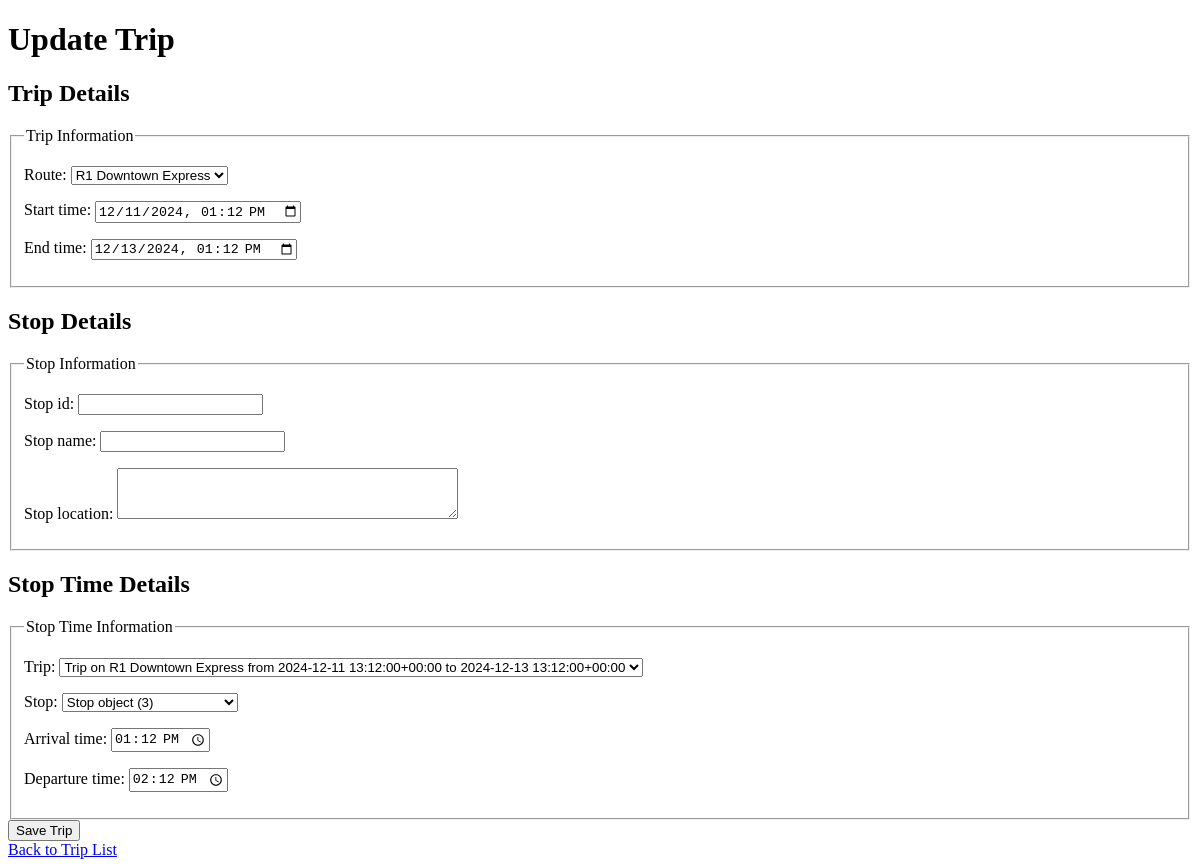
Screenshot of /trip/5/edit/ with the database file from the repository.
### rideshare/models.py (models this page shows, shortened)
class Route(models.Model):
    route_id = models.CharField(max_length=50, primary_key=True)
    agency = models.ForeignKey(Agency, on_delete=models.CASCADE)
    route_long_name = models.CharField(max_length=100)
    def __str__(self):
        return self.route_long_name
    class Meta:
        verbose_name = "Route"
        verbose_name_plural = "Routes"

class Trip(models.Model):
    name = models.CharField(max_length=100, default="Unknown Trip")
    stop = models.ForeignKey('Stop', on_delete=models.CASCADE, null=True, blank=True)
    route = models.ForeignKey('Route', on_delete=models.CASCADE)
    start_time = models.DateTimeField()
    end_time = models.DateTimeField()
    def __str__(self):
        return f"Trip on {self.route.route_long_name} from {self.start_time} to {self.end_time}"

class Stop(models.Model):
    stop_id = models.CharField(max_length=50, primary_key=True)
    stop_name = models.CharField(max_length=100)
    stop_location = models.CharField(max_length=255, null=True, blank=True)  # Add this field if needed

class StopTime(models.Model):
    stop_time_id = models.AutoField(primary_key=True)
    trip = models.ForeignKey(Trip, on_delete=models.CASCADE)
    stop = models.ForeignKey(Stop, on_delete=models.CASCADE)
    arrival_time = models.TimeField(null=True, blank=True)
    departure_time = models.TimeField(null=True, blank=True)

### rideshare/views.py (the view)
# urls.py: path('trip/<int:pk>/edit/', views.update_trip, name='update_trip'),
def update_trip(request, pk):
    trip = get_object_or_404(Trip, pk=pk)  # Retrieve the trip or raise 404 if not found
    stop_time = StopTime.objects.filter(trip=trip).first()  # Get the first StopTime related to the trip
    if request.method == 'POST':
        trip_form = TripForm(request.POST, instance=trip)
        stop_form = StopForm(request.POST, instance=trip.stop)  # Pre-populate the StopForm with existing Stop
        stop_time_form = StopTimeForm(request.POST, instance=stop_time)  # Update StopTime if it exists
        if trip_form.is_valid() and stop_form.is_valid() and stop_time_form.is_valid():
            trip_form.save()  # Save the Trip updates
            stop = stop_form.save()  # Update or create a new Stop if needed
            stop_time = stop_time_form.save(commit=False)
            stop_time.trip = trip  # Ensure StopTime is still linked to the updated trip
            stop_time.stop = stop  # Ensure StopTime is still linked to the updated Stop
            stop_time.save()  # Save the StopTime
            return redirect('trip_list')  # Ensure the URL name matches the correct view
    else:
        trip_form = TripForm(instance=trip)
        stop_form = StopForm(instance=trip.stop)  # Pre-populate with existing Stop data
        stop_time_form = StopTimeForm(instance=stop_time)  # Pre-populate with existing StopTime data if any
    return render(request, 'rideshare/trip_form.html', {
        'trip_form': trip_form,
        'stop_form': stop_form,
        'stop_time_form': stop_time_form
    })

### rideshare/forms.py (shortened to what this page needs)
class TripForm(forms.ModelForm):
    class Meta:
        model = Trip
        fields = ['route', 'start_time', 'end_time']  # Adding route as ForeignKey field
        widgets = {
            'start_time': forms.DateTimeInput(attrs={'type': 'datetime-local'}),
            'end_time': forms.DateTimeInput(attrs={'type': 'datetime-local'}),
        }

class StopForm(forms.ModelForm):
    class Meta:
        model = Stop
        fields = ['stop_id', 'stop_name', 'stop_location']
        widgets = {
            'stop_location': forms.Textarea(attrs={'rows': 3}),
        }

### rideshare/templates/rideshare/trip_form.html (shortened to what this page needs)
<!DOCTYPE html>
<html lang="en">
<head>
    {% load static %}
    <link rel="stylesheet" type="text/css" href="{% static 'rideshare/css/styles.css' %}">
</head>
<body>
    <h1>{% if trip_form.instance.pk %}Update{% else %}Create{% endif %} Trip</h1>
    <form method="POST">
        <h2>Trip Details</h2>
        <fieldset>
            <legend>Trip Information</legend>
            {{ trip_form.as_p }}
        </fieldset>
        <h2>Stop Details</h2>
        <fieldset>
            <legend>Stop Information</legend>
            {{ stop_form.as_p }}
        </fieldset>
        <h2>Stop Time Details</h2>
        <fieldset>
            <legend>Stop Time Information</legend>
            {{ stop_time_form.as_p }}
        </fieldset>
        <button type="submit">Save Trip</button>
    </form>
    <a href="{% url 'trip_list' %}">Back to Trip List</a>
</body>
</html>

### rows the page displays
Route: route "R1 Downtown Express"
Trip: start_time "12/11/2024 13:12", end_time "12/13/2024 13:12"
StopTime: trip "Trip on R1 Downtown Express from 2024-12-11 13:12:00+00:00 to 2024-12-13 13:12:00+00:00", stop "Stop object (3)", arrival_time "13:12:00", departure_time "14:12:00"
